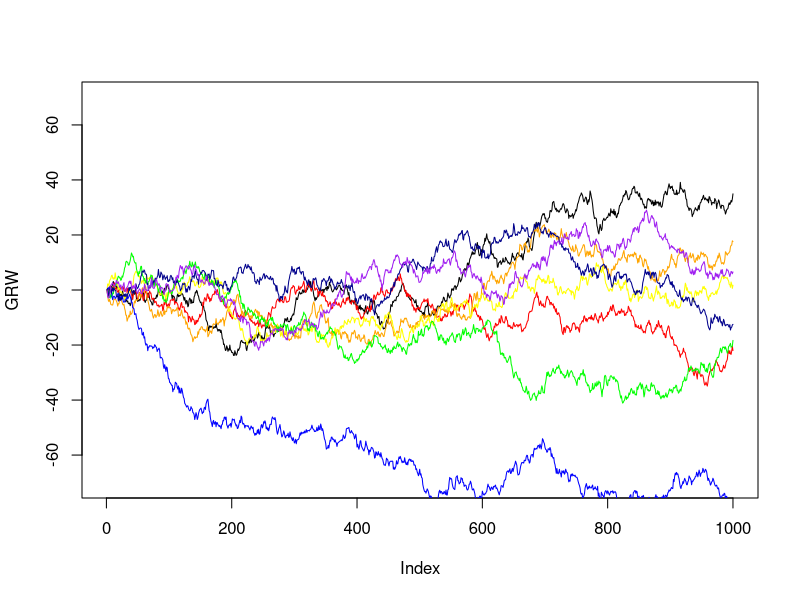

This chart was generated by the following R code:
## ---- chunk 1
rgrw <- function(n, mean, sd) {
  GRW <- rep(0, n)
  GRW[1] <- 0
  for (i in 1:(n - 1)) GRW[i + 1] <- GRW[i] + rnorm(1, mean, sd)
  return(GRW)
}
## ---- chunk 2
GRW <- rgrw(1000, 0, 1)
plot(GRW, col = "black", type = "l", ylim = c(-70, 70))

cols <- c("red", "orange", "yellow", "green", "blue", "darkblue", "purple")
for (i in 1:7) {
  GRW <- rgrw(1000, 0, 1)
  points(GRW, col = cols[i], type = "l")
}
